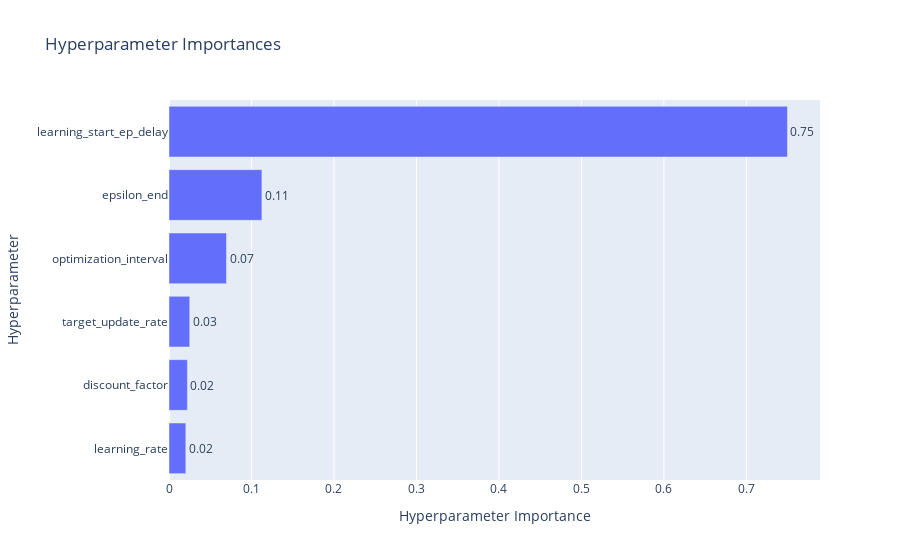

Notebook code for this chart:
### Code cell
fig = vis.plot_param_importances(optuna_study)
fig.show()

### Figure 1 — Plotly figure (JSON) as saved in the notebook; plotly's stock layout.template omitted (floating-point values rounded to 4 significant figures)
{"data": [{"cliponaxis": false, "hovertemplate": ["learning_rate (FloatDistribution): 0.020376504965253395<extra></extra>", "discount_factor (FloatDistribution): 0.022309022325308434<extra></extra>", "target_update_rate (FloatDistribution): 0.02513734895312843<extra></extra>", "optimization_interval (IntDistribution): 0.06973092457954301<extra></extra>", "epsilon_end (FloatDistribution): 0.1126391232915436<extra></extra>", "learning_start_ep_delay (IntDistribution): 0.7498070758852232<extra></extra>"], "name": "Objective Value", "orientation": "h", "text": ["0.02", "0.02", "0.03", "0.07", "0.11", "0.75"], "textposition": "outside", "type": "bar", "x": [0.02038, 0.02231, 0.02514, 0.06973, 0.1126, 0.7498], "y": ["learning_rate", "discount_factor", "target_update_rate", "optimization_interval", "epsilon_end", "learning_start_ep_delay"]}], "layout": {"title": {"text": "Hyperparameter Importances"}, "xaxis": {"title": {"text": "Hyperparameter Importance"}}, "yaxis": {"title": {"text": "Hyperparameter"}}}}
